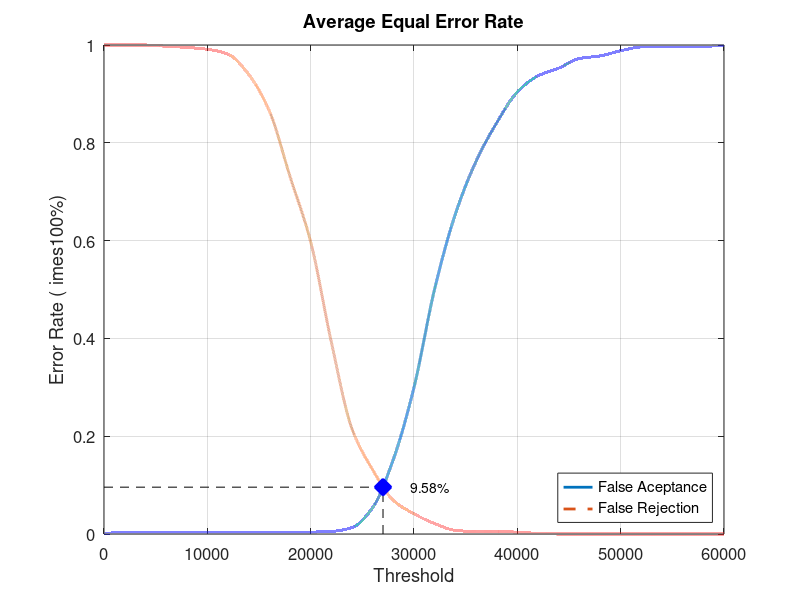
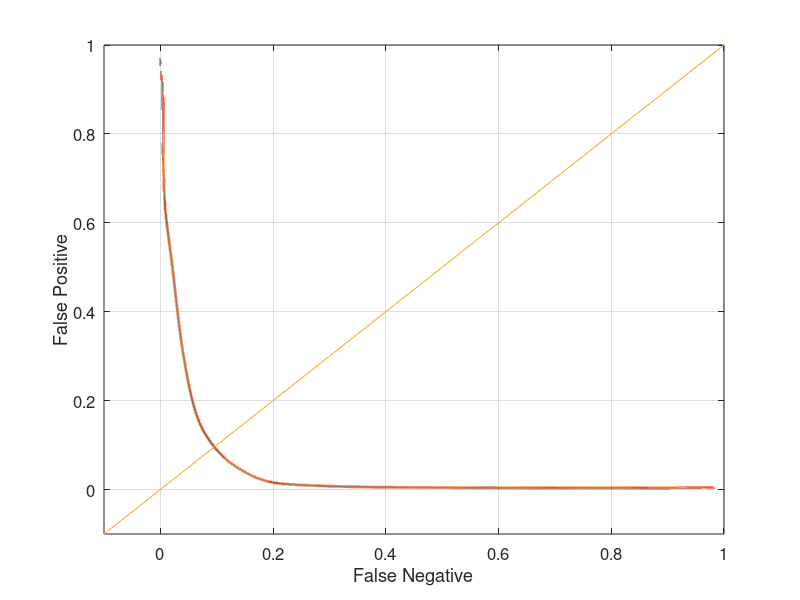

The MATLAB script that drew these images, in order:
close all;
clear;
clc;
x = 0:2000:60000;
xq = 0:0.5:60000;

y0 = [0 0.00394737 0.00394737 0.00394737 0.00394737 0.00394737 0.00394737 0.00394737 0.00394737 0.00394737 0.00394737 0.00526316 0.0131579 0.0539474 0.152632 0.3 0.501316 0.653947 0.761842 0.840789 0.903947 0.936842 0.952632 0.972368 0.977632 0.988158 0.996053 0.997368 0.997368 0.997368 1]
yy0 = interp1(x, y0, xq, 'pchip');
y1 = [1 1 1 0.9975 0.995 0.99125 0.98125 0.94 0.865 0.73125 0.5975 0.3925 0.215 0.13125 0.06875 0.04125 0.02125 0.0075 0.005 0.005 0.00375 0.00125 0 0 0 0 0 0 0 0 0]
yy1 = interp1(x, y1, xq, 'pchip');

% Calculating EER: 
y2 = abs(y0 - y1);
find(y2 == min(y2))
yy2 = abs(yy0 - yy1);
xEER = find(yy2 == min(yy2));
xEERIndex = xq(xEER) % X-axis EER
yEER = yy0(xEER) % Y-axis EER

main = figure
plot(xq, yy0,'-','LineWidth', 2);	hold on
plot(xq, yy1,'--','LineWidth', 2);	hold on
plot([xEERIndex xEERIndex], [0 yEER], 'k--');	hold on
plot([0 xEERIndex], [yEER yEER], 'k--');	hold on
plot(xEERIndex, yEER, 'bx', 'LineWidth', 10);	hold on
text(xEERIndex + 10 * xEERIndex / 100, yEER, [num2str(round((10000 * yEER)) / 100) '%'])
legend('False Aceptance', 'False Rejection', 'Location', 'SouthEast')
xlabel('Threshold')
ylabel('Error Rate (	imes100%)')
title('Average Equal Error Rate')
set(gca, 'FontSize', 12)
axis([0 60000 0 1])
grid on

print(main, 'Experiment4AverageMain', '-dpng');
FNRxFPR = figure('Color', [1 1 1]);
plot(yy1, yy0, '-', yy1, yy0, 'LineWidth', 2);
hold on
y = -0.1:0.1:1
plot(y, y); 
set(gca, 'FontSize', 12)
xlabel('False Negative')
ylabel('False Positive')
axis([-0.1 1 -0.1 1])
set(gca, 'FontSize', 12)
grid on

print(FNRxFPR, 'Experiment4AverageFNRxFPR','-dpng');
